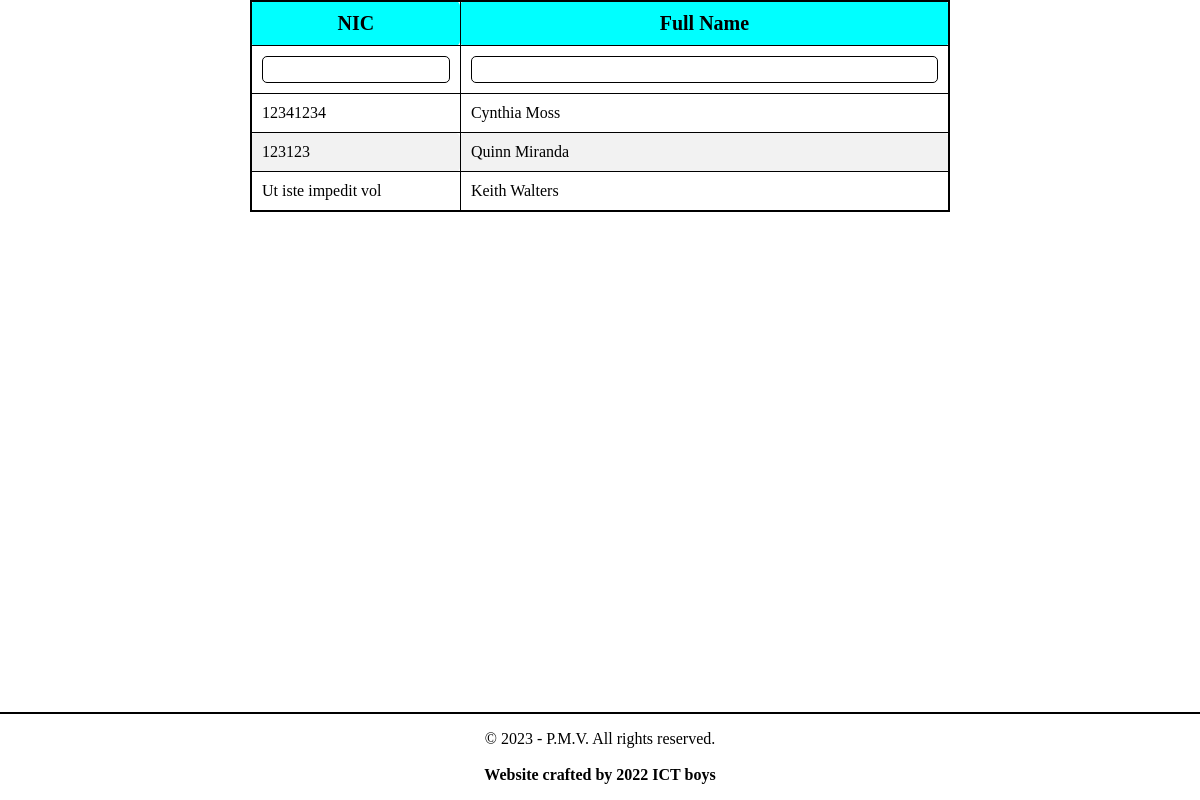
The app's page /teachers/, older data.
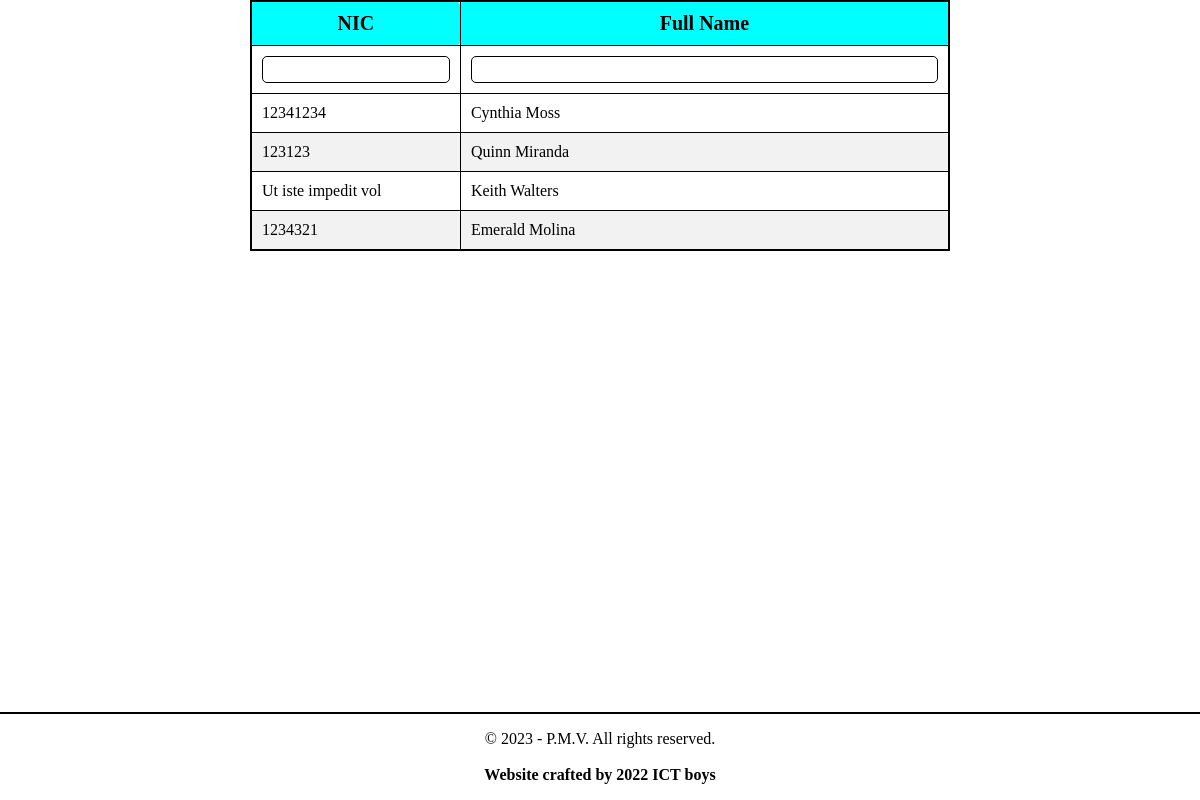
The same page, newer data.
### TeacherInfoHandler/models.py (models this page shows, shortened)
class TeacherInfo(models.Model):
    full_name = models.CharField(max_length=255)
    name_with_initials = models.CharField(max_length=255)
    date_of_birth = models.DateField()
    nic = models.CharField(max_length=15)
    password = models.CharField(max_length=20, default="0")
    gender = models.CharField(max_length=1)
    position = models.CharField(max_length=256)
    post = models.TextField()
    qr_key = models.TextField()
    special_notes = models.TextField()
    teacher_grade = models.CharField(max_length=50)
    address = models.TextField()
    contact_number = models.CharField(max_length=12)
    enrolled_date = models.DateField(auto_now=False)
    started_date = models.DateField(auto_now=False)
    class_info = models.ForeignKey('EDUInfoHandler.ClassInfo', on_delete=models.DO_NOTHING)
    subjects = models.CharField(max_length=50)

### TeacherInfoHandler/views.py (the view)
# urls.py: path("", TeacherListView.as_view(), name="TeacherListView"),
class TeacherListView(View):
    def get(self, request):
        log_file('Requested Teacher List')
        data = request.GET
        filter_kwargs = {}
        try:
            filter_kwargs['full_name__contains'] = data['name']
        except:
            pass
        try:
            filter_kwargs['nic__contains'] = data['nic']
        except:
            pass
        teachers_filtered = TeacherInfo.objects.filter(**filter_kwargs)[:100]
        return_data = []
        for teacher in teachers_filtered:
            return_data.append({
                "nic" : teacher.nic,
                "teacher_name" : teacher.full_name,
            })
        if data.get('data'):
            log_file(f'Returnng JSON of {return_data}')
            return JsonResponse(return_data, safe=False)
        log_file(f'Returnng rendered {return_data}')
        return render(request, template_name="all_teachers_admin_pc.html", context={
            'teachers': return_data,
            })

### manage.py (called while the page is built)
def log_file(string):
    if settings.DEBUG:
        with open('log.txt', 'a') as f:
            f.write(f'[{datetime.now().strftime("%d/%m/%Y %H:%M:%S")}] {string} \n')

### TeacherInfoHandler/templates/all_teachers_admin_pc.html (shortened to what this page needs)
<!DOCTYPE html>
<html lang="en">
<head>
</head>
<body>
  <table class="my-table" border="1">
    <colgroup>
      <col span="1" style="width: 30%;">
      <col span="1" style="width: 70%;">
    </colgroup>
    <thead>
      <tr>
        <td><b>NIC</b></td>
        <td><b>Full Name</b></td>
      </tr>
    </thead>
    <tr>
      <td><input type="number" name="integerInput"  id="index_number"></td>
      <td><input type="text" name="charInput" id="student_name"></td>
    </tr>
    <tbody>
      {% for teacher in teachers %}
      <tr>
        <td>
          {{ teacher.nic }}
        </td>
        <td>
          <a href="/teachers/{{ teacher.nic }}">{{ teacher.teacher_name }}</a>
        </td>
      </tr>
      {% endfor %}
    </tbody>
  </table>
  <br>
  <footer>
    <p>&copy; 2023 - P.M.V. All rights reserved.<br><br><b>Website crafted by 2022 ICT boys</b></p>
  </footer>
</body>
</html>

Row changes from the older to the newer data that the page shows:
added TeacherInfo: nic "1234321", teacher_name "Emerald Molina"
